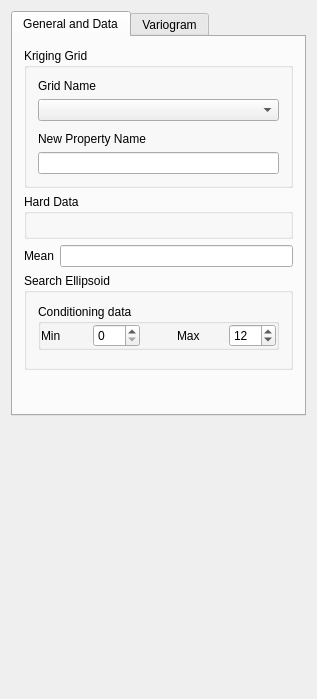
<?xml version="1.0" encoding="UTF-8"?>
<ui version="4.0">
 <class>Kriging_Parameters</class>
 <widget class="QWidget" name="Kriging_Parameters">
  <property name="geometry">
   <rect>
    <x>0</x>
    <y>0</y>
    <width>317</width>
    <height>699</height>
   </rect>
  </property>
  <property name="windowTitle">
   <string>Kriging Parameters</string>
  </property>
  <property name="AlgorithmCategory" stdset="0">
   <string>Estimation</string>
  </property>
  <property name="AlgorithmDescription" stdset="0">
   <string>Simple Factorial Kriging</string>
  </property>
  <layout class="QVBoxLayout" name="verticalLayout_5">
   <item>
    <widget class="QTabWidget" name="tabWidget3">
     <property name="currentIndex">
      <number>0</number>
     </property>
     <widget class="QWidget" name="tab">
      <attribute name="title">
       <string>General and Data</string>
      </attribute>
      <layout class="QVBoxLayout" name="verticalLayout_3">
       <item>
        <widget class="QGroupBox" name="SimulationGrid">
         <property name="maximumSize">
          <size>
           <width>32767</width>
           <height>140</height>
          </size>
         </property>
         <property name="title">
          <string>Kriging Grid</string>
         </property>
         <layout class="QVBoxLayout" name="verticalLayout">
          <item>
           <widget class="QLabel" name="TextLabel1">
            <property name="text">
             <string>Grid Name</string>
            </property>
            <property name="wordWrap">
             <bool>false</bool>
            </property>
           </widget>
          </item>
          <item>
           <widget class="GridSelector" name="Grid_Name"/>
          </item>
          <item>
           <spacer>
            <property name="orientation">
             <enum>Qt::Vertical</enum>
            </property>
            <property name="sizeType">
             <enum>QSizePolicy::Expanding</enum>
            </property>
            <property name="sizeHint" stdset="0">
             <size>
              <width>20</width>
              <height>20</height>
             </size>
            </property>
           </spacer>
          </item>
          <item>
           <widget class="QLabel" name="TextLabel2">
            <property name="text">
             <string>New Property Name</string>
            </property>
            <property name="wordWrap">
             <bool>false</bool>
            </property>
           </widget>
          </item>
          <item>
           <widget class="QLineEdit" name="Property_Name"/>
          </item>
         </layout>
        </widget>
       </item>
       <item>
        <widget class="QGroupBox" name="GroupBox3">
         <property name="title">
          <string>Hard Data</string>
         </property>
         <layout class="QHBoxLayout">
          <property name="spacing">
           <number>6</number>
          </property>
          <property name="margin">
           <number>11</number>
          </property>
          <item>
           <widget class="PropertySelector" name="Hard_Data"/>
          </item>
         </layout>
        </widget>
       </item>
       <item>
        <layout class="QHBoxLayout" name="horizontalLayout_2">
         <item>
          <widget class="QLabel" name="label_2">
           <property name="text">
            <string>Mean</string>
           </property>
          </widget>
         </item>
         <item>
          <widget class="QLineEdit" name="sk_mean"/>
         </item>
        </layout>
       </item>
       <item>
        <widget class="QGroupBox" name="GroupBox9">
         <property name="title">
          <string>Search Ellipsoid</string>
         </property>
         <layout class="QVBoxLayout" name="verticalLayout_2">
          <item>
           <widget class="QGroupBox" name="groupBox5">
            <property name="title">
             <string>Conditioning data</string>
            </property>
            <layout class="QGridLayout">
             <property name="margin">
              <number>0</number>
             </property>
             <item row="0" column="0">
              <layout class="QHBoxLayout">
               <property name="margin">
                <number>0</number>
               </property>
               <item>
                <widget class="QLabel" name="TextLabel2_2_2_2_3">
                 <property name="text">
                  <string>Min</string>
                 </property>
                 <property name="wordWrap">
                  <bool>false</bool>
                 </property>
                </widget>
               </item>
               <item>
                <widget class="QSpinBox" name="Min_Conditioning_Data">
                 <property name="minimum">
                  <number>0</number>
                 </property>
                 <property name="maximum">
                  <number>200</number>
                 </property>
                 <property name="value">
                  <number>0</number>
                 </property>
                </widget>
               </item>
               <item>
                <spacer>
                 <property name="orientation">
                  <enum>Qt::Vertical</enum>
                 </property>
                 <property name="sizeType">
                  <enum>QSizePolicy::Expanding</enum>
                 </property>
                 <property name="sizeHint" stdset="0">
                  <size>
                   <width>31</width>
                   <height>20</height>
                  </size>
                 </property>
                </spacer>
               </item>
               <item>
                <widget class="QLabel" name="TextLabel2_2_2_2_3_2">
                 <property name="text">
                  <string>Max</string>
                 </property>
                 <property name="wordWrap">
                  <bool>false</bool>
                 </property>
                </widget>
               </item>
               <item>
                <widget class="QSpinBox" name="Max_Conditioning_Data">
                 <property name="minimum">
                  <number>0</number>
                 </property>
                 <property name="maximum">
                  <number>200</number>
                 </property>
                 <property name="value">
                  <number>12</number>
                 </property>
                </widget>
               </item>
              </layout>
             </item>
            </layout>
           </widget>
          </item>
          <item>
           <widget class="EllipsoidInput" name="Search_Ellipsoid">
            <property name="title" stdset="0">
             <string/>
            </property>
           </widget>
          </item>
         </layout>
        </widget>
       </item>
       <item>
        <spacer>
         <property name="orientation">
          <enum>Qt::Vertical</enum>
         </property>
         <property name="sizeType">
          <enum>QSizePolicy::Expanding</enum>
         </property>
         <property name="sizeHint" stdset="0">
          <size>
           <width>20</width>
           <height>31</height>
          </size>
         </property>
        </spacer>
       </item>
      </layout>
     </widget>
     <widget class="QWidget" name="tab">
      <attribute name="title">
       <string>Variogram</string>
      </attribute>
      <layout class="QVBoxLayout" name="verticalLayout_4">
       <item>
        <widget class="QGroupBox" name="GroupBox11">
         <property name="title">
          <string>Variogram</string>
         </property>
         <layout class="QVBoxLayout">
          <property name="spacing">
           <number>6</number>
          </property>
          <property name="margin">
           <number>11</number>
          </property>
          <item>
           <widget class="VariogramInput" name="Variogram"/>
          </item>
         </layout>
        </widget>
       </item>
       <item>
        <layout class="QHBoxLayout" name="horizontalLayout">
         <item>
          <widget class="QLabel" name="label">
           <property name="text">
            <string>Structure to be kept</string>
           </property>
          </widget>
         </item>
         <item>
          <widget class="QSpinBox" name="struct_id"/>
         </item>
        </layout>
       </item>
       <item>
        <spacer>
         <property name="orientation">
          <enum>Qt::Vertical</enum>
         </property>
         <property name="sizeType">
          <enum>QSizePolicy::Expanding</enum>
         </property>
         <property name="sizeHint" stdset="0">
          <size>
           <width>20</width>
           <height>131</height>
          </size>
         </property>
        </spacer>
       </item>
      </layout>
     </widget>
    </widget>
   </item>
   <item>
    <spacer>
     <property name="orientation">
      <enum>Qt::Vertical</enum>
     </property>
     <property name="sizeType">
      <enum>QSizePolicy::Expanding</enum>
     </property>
     <property name="sizeHint" stdset="0">
      <size>
       <width>20</width>
       <height>16</height>
      </size>
     </property>
    </spacer>
   </item>
  </layout>
 </widget>
 <layoutdefault spacing="6" margin="11"/>
 <pixmapfunction>qPixmapFromMimeSource</pixmapfunction>
 <customwidgets>
  <customwidget>
   <class>GridSelector</class>
   <extends>QComboBox</extends>
   <header>GsTLAppli/extra/qtplugins/selectors.h</header>
  </customwidget>
  <customwidget>
   <class>PropertySelector</class>
   <extends>QWidget</extends>
   <header>GsTLAppli/extra/qtplugins/selectors.h</header>
  </customwidget>
  <customwidget>
   <class>VariogramInput</class>
   <extends>QWidget</extends>
   <header>GsTLAppli/extra/qtplugins/variogram_input.h</header>
  </customwidget>
  <customwidget>
   <class>EllipsoidInput</class>
   <extends>QWidget</extends>
   <header>GsTLAppli/extra/qtplugins/ellipsoid_input.h</header>
  </customwidget>
 </customwidgets>
 <includes>
  <include location="local">gridselector.h</include>
  <include location="local">krigingtypeselector.h</include>
  <include location="local">propertyselector.h</include>
  <include location="local">ellipsoidinput.h</include>
  <include location="local">gstl_table.h</include>
  <include location="local">gstl_table.h</include>
  <include location="local">variograminput.h</include>
 </includes>
 <resources/>
 <connections/>
</ui>
